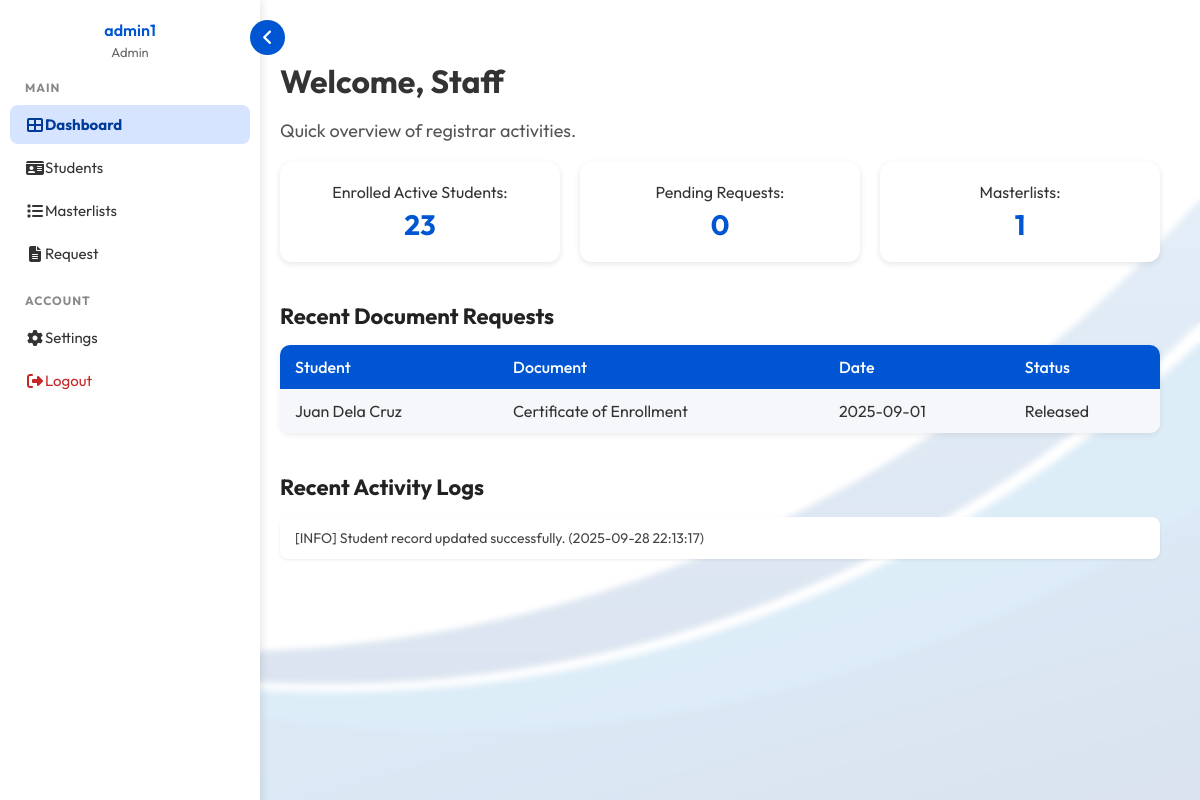
The app's page /staff/index.php (signed in) with its own data.
### tables this page shows
CREATE TABLE `users` (
  `user_id` int(11) NOT NULL,
  `username` varchar(255) DEFAULT NULL,
  `email` varchar(255) NOT NULL,
  `password_hash` text DEFAULT NULL,
  `role_id` int(11) DEFAULT NULL,
  `active` tinyint(1) DEFAULT NULL
);

CREATE TABLE `roles` (
  `role_id` int(11) NOT NULL,
  `name` varchar(255) DEFAULT NULL,
  `description` text DEFAULT NULL
);

CREATE TABLE `document_requests` (
  `request_id` int(11) NOT NULL,
  `student_id` varchar(255) DEFAULT NULL,
  `document_type` varchar(255) DEFAULT NULL,
  `request_date` date DEFAULT NULL,
  `status` varchar(255) DEFAULT NULL,
  `release_date` date DEFAULT NULL
);

CREATE TABLE `students` (
  `student_id` varchar(255) NOT NULL,
  `first_name` varchar(255) DEFAULT NULL,
  `last_name` varchar(255) DEFAULT NULL,
  `birthdate` date DEFAULT NULL,
  `gender` varchar(255) DEFAULT NULL,
  `program` varchar(255) DEFAULT NULL,
  `year_level` int(11) DEFAULT NULL,
  `student_status` varchar(255) DEFAULT NULL,
  `photo_path` text DEFAULT NULL,
  `date_registered` date DEFAULT NULL,
  `email` varchar(255) DEFAULT NULL,
  `contact_no` varchar(255) DEFAULT NULL
);

CREATE TABLE `system_logs` (
  `syslog_id` int(11) NOT NULL,
  `level` varchar(255) DEFAULT NULL,
  `message` text DEFAULT NULL,
  `origin` varchar(255) DEFAULT NULL,
  `user_id` int(11) DEFAULT NULL,
  `timestamp` timestamp NOT NULL DEFAULT current_timestamp() ON UPDATE current_timestamp()
);

### staff/index.php (the view, shortened to what this page needs)
<?php
require_once __DIR__ . "/../Database/connection.php";
$res = $conn->query("SELECT COUNT(*) AS total FROM students WHERE student_status = 'Enrolled'");
$studentsCount = $res->fetch_assoc()['total'] ?? 0;
$res = $conn->query("SELECT COUNT(*) AS total FROM document_requests WHERE status = 'Pending'");
$pendingRequests = $res->fetch_assoc()['total'] ?? 0;
$res = $conn->query("SELECT COUNT(*) AS total FROM masterlists");
$masterlistCount = $res->fetch_assoc()['total'] ?? 0;
$recentRequests = $conn->query("
  SELECT r.request_id, r.document_type, r.status, r.request_date, s.first_name, s.last_name
  FROM document_requests r
  LEFT JOIN students s ON r.student_id = s.student_id
  ORDER BY r.request_date DESC
  LIMIT 5
");
$recentLogs = $conn->query("
  SELECT level, message, timestamp
  FROM system_logs
  ORDER BY timestamp DESC
  LIMIT 3
");
?>
<!DOCTYPE html>
<html lang="en">
<head>
  <link rel="stylesheet" href="../components/css/StaffDashboard.css">
</head>
<body>
<?php include 'StaffSidenav.php'; ?>
<div class="container">
  <h1>Welcome, Staff</h1>
  <p>Quick overview of registrar activities.</p>
  <div class="stats">
    <div class="card">Enrolled Active Students: <strong><?= $studentsCount ?></strong></div>
    <div class="card">Pending Requests: <strong><?= $pendingRequests ?></strong></div>
    <div class="card">Masterlists: <strong><?= $masterlistCount ?></strong></div>
  </div>
  <div class="section">
    <h2>Recent Document Requests</h2>
    <table>
      <tr><th>Student</th><th>Document</th><th>Date</th><th>Status</th></tr>
      <?php while ($row = $recentRequests->fetch_assoc()): ?>
        <tr>
          <td><?= htmlspecialchars($row['first_name']." ".$row['last_name']) ?></td>
          <td><?= htmlspecialchars($row['document_type']) ?></td>
          <td><?= htmlspecialchars($row['request_date']) ?></td>
          <td><?= htmlspecialchars($row['status']) ?></td>
        </tr>
      <?php endwhile; ?>
    </table>
  </div>
  <div class="section">
    <h2>Recent Activity Logs</h2>
    <ul>
      <?php while ($log = $recentLogs->fetch_assoc()): ?>
        <li>[<?= $log['level'] ?>] <?= htmlspecialchars($log['message']) ?> (<?= $log['timestamp'] ?>)</li>
      <?php endwhile; ?>
    </ul>
  </div>
</div>
</body>
</html>

### staff/StaffSidenav.php (shortened to what this page needs)
<?php
  require_once __DIR__ . "/../Database/connection.php";
  $current_page = basename($_SERVER['PHP_SELF']);
  $user_id = $_SESSION['user_id'];
  $stmt = $conn->prepare("
      SELECT u.username, r.name AS role_name
      FROM users u
      JOIN roles r ON u.role_id = r.role_id
      WHERE u.user_id = ?
  ");
  $stmt->bind_param("i", $user_id);
  $stmt->execute();
  $result = $stmt->get_result();
  $user = $result->fetch_assoc();
  $staffName = $user['username'] ?? "Unknown User";
  $staffRole = $user['role_name'] ?? "Unknown Role";
?>
<!DOCTYPE html>
<html lang="en">
<head>
  <link rel="stylesheet" href="https://cdnjs.cloudflare.com/ajax/libs/font-awesome/6.4.0/css/all.min.css">
</head>
<body>
<div class="sidebar" id="sidebar">
 <div class="sidebar-header">
  <h3 class="sidebar-text"><?= htmlspecialchars($staffName) ?></h3>
  <p class="sidebar-text"><?= htmlspecialchars($staffRole) ?></p>
</div>
  <div class="sidebar-section">
    <h4 class="sidebar-text">MAIN</h4>
    <a href="index.php" class="<?= $current_page=='index.php' ? 'active' : '' ?>">
      <i class="fas fa-th-large"></i><span class="sidebar-text">  Dashboard</span>
    </a>
    <a href="StudentInfo.php" class="<?= $current_page=='StudentInfo.php' ? 'active' : '' ?>">
      <i class="fas fa-id-card"></i><span class="sidebar-text">  Students</span>
    </a>
    <a href="Masterlist.php" class="<?= $current_page=='Masterlist.php' ? 'active' : '' ?>">
      <i class="fas fa-list"></i><span class="sidebar-text">  Masterlists</span>
    </a>
    <a href="Request.php" class="<?= $current_page=='Request.php' ? 'active' : '' ?>">
      <i class="fas fa-file-alt"></i><span class="sidebar-text">  Request</span>
    </a>
  </div>
  <div class="sidebar-section">
    <h4 class="sidebar-text">ACCOUNT</h4>
    <a href="#">
      <i class="fas fa-cog"></i><span class="sidebar-text"> Settings</span>
    </a>
    <a href="../Database/logout.php" class="logout">
      <i class="fas fa-sign-out-alt"></i><span class="sidebar-text"> Logout</span>
    </a>
  </div>
</div>
<button class="toggle-btn" id="toggleBtn">
  <i class="fas fa-angle-left"></i>
</button>
</body>
</html>

### components/css/StaffDashboard.css (style rules this page uses)
body { margin: 0; font-family: 'Outfit', sans-serif; background: #f9f9f9; color: #333; min-height: 100vh; display: flex; flex-direction: column; }
.container { flex: 1; padding: 40px; margin-left: 240px; transition: margin-left 0.3s ease, filter 0.3s ease; box-sizing: border-box; background-image: url('../img/bg.jpg'); background-size: cover; background-position: center; background-attachment: fixed; position: relative; }
.container::before { content: ""; position: absolute; inset: 0; background: rgba(255, 255, 255, 0.85); backdrop-filter: blur(3px); z-index: 0; }
.container > * { position: relative; z-index: 1; }
.container h1 { font-size: 32px; margin-bottom: 10px; }
.container p { font-size: 18px; color: #555; }
.stats { display: grid; grid-template-columns: repeat(auto-fit, minmax(220px, 1fr)); gap: 20px; margin: 20px 0; }
.card { background: #fff; padding: 20px; border-radius: 12px; box-shadow: 0 2px 6px rgba(0,0,0,0.1); text-align: center; transition: transform 0.2s ease; }
.card strong { display: block; font-size: 28px; color: #0056d2; margin-top: 5px; }
.section { margin-top: 40px; text-align: left; }
.section h2 { margin-bottom: 15px; font-size: 22px; color: #222; }
table { width: 100%; border-collapse: collapse; background: #fff; border-radius: 10px; overflow: hidden; box-shadow: 0 2px 6px rgba(0,0,0,0.08); }
table th, table td { padding: 12px 15px; text-align: left; }
table th { background: #0056d2; color: #fff; font-weight: 500; }
table tr:nth-child(even) { background: #f5f7fb; }
.section ul { list-style: none; padding: 0; }
.section ul li { background: #fff; padding: 12px 15px; margin-bottom: 8px; border-radius: 8px; box-shadow: 0 1px 3px rgba(0,0,0,0.08); font-size: 14px; color: #444; }

### staff/StaffSidenav.php (style rules this page uses)
body { margin: 0; font-family: 'Outfit', sans-serif; background: #f9f9f9; color: #333; display: flex; }
.sidebar { position: fixed; left: 0; top: 0; height: 100%; width: 240px; background: #fff; color: #333; box-shadow: 2px 0 8px rgba(0,0,0,0.1); padding: 20px 10px; transition: width 0.3s ease; overflow-y: auto; z-index: 1000; }
.sidebar-header { text-align: center; margin-bottom: 20px; }
.sidebar-header h3 { margin: 0; font-size: 16px; font-weight: 600; color: #0056d2; }
.sidebar-header p { font-size: 13px; color: #666; margin: 4px 0 0; }
.sidebar-section { margin-bottom: 20px; }
.sidebar-section h4 { margin: 10px 15px; font-size: 12px; text-transform: uppercase; color: #888; letter-spacing: 1px; }
.sidebar a { display: flex; align-items: center; text-decoration: none; color: #333; padding: 10px 15px; border-radius: 8px; margin: 4px 0; transition: background 0.3s, color 0.3s; font-size: 15px; }
.sidebar a i { font-size: 16px; width: 20px; text-align: center; }
.sidebar a.active { background: #d6e4ff; color: #003b99; font-weight: bold; }
.sidebar a.logout { color: #c62828; }
.toggle-btn { position: fixed; top: 20px; left: 250px; background: #0056d2; color: white; border: none; padding: 8px 12px; border-radius: 50%; cursor: pointer; transition: left 0.3s ease, transform 0.3s ease; z-index: 1100; }
.toggle-btn i { font-size: 18px; }

### records on screen
users: username "admin1", role.name "Admin"
document_requests: student.last_name "Juan Dela Cruz", document_type "Certificate of Enrollment", request_date "2025-09-01", status "Released"
system_logs: level "INFO", message "Student record updated successfully.", timestamp "2025-09-28 22:13:17"

### other values on screen
$studentsCount "23"
$pendingRequests "0"
$masterlistCount "1"
